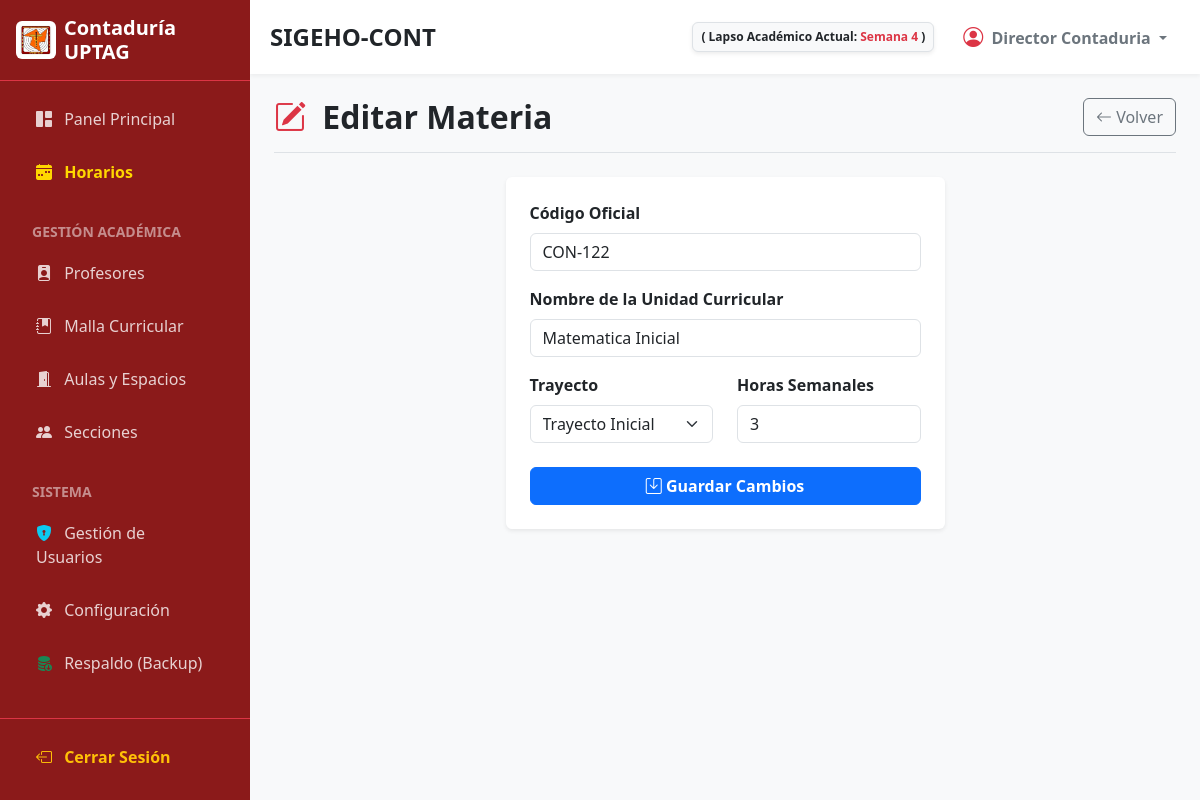
The app's page /modules/materias/editar.php?id=6 (signed in) with its own data.
### tables this page shows
CREATE TABLE `configuracion` (
  `id` int(11) NOT NULL,
  `parametro` varchar(100) NOT NULL,
  `valor` varchar(255) NOT NULL
);

CREATE TABLE `materias` (
  `id` int(11) NOT NULL,
  `codigo` varchar(20) NOT NULL,
  `nombre` varchar(100) NOT NULL,
  `trayecto` int(11) NOT NULL,
  `horas_semanales` int(11) NOT NULL
);

### modules/materias/editar.php (the view, shortened to what this page needs)
<?php
require '../../config/db.php';
$id = (int)$_GET['id'];
$stmt = $conn->prepare("SELECT * FROM materias WHERE id = ?");
$stmt->execute([$id]);
$materia = $stmt->fetch(PDO::FETCH_ASSOC);
$ruta = '../../'; include '../../includes/header.php';
?>
<div class="d-flex justify-content-between align-items-center mb-4 border-bottom pb-3">
    <h2 class="fw-bold mb-0 text-dark"><i class="bi bi-pencil-square text-danger me-2"></i> Editar Materia</h2>
    <a href="index.php" class="btn btn-outline-secondary" aria-label="Volver a la malla curricular"><i class="bi bi-arrow-left"></i> Volver</a>
</div>
<div class="row justify-content-center">
    <div class="col-md-6">
        <div class="card shadow-sm border-0">
            <div class="card-body p-4">
                <form action="editar.php?id=<?php echo $id; ?>" method="POST">
                    <div class="mb-3">
                        <label class="form-label fw-bold">Código Oficial</label>
                        <input type="text" name="codigo" class="form-control" value="<?php echo htmlspecialchars($materia['codigo']); ?>" pattern="[a-zA-Z0-9\-]+" title="Solo letras, números y guiones. Ej: CON-221" aria-label="Editar código de materia" required>
                    </div>
                    <div class="mb-3">
                        <label class="form-label fw-bold">Nombre de la Unidad Curricular</label>
                        <input type="text" name="nombre" class="form-control solo-letras" value="<?php echo htmlspecialchars($materia['nombre']); ?>" pattern="[a-zA-ZáéíóúÁÉÍÓÚñÑ\s\.]+" title="Solo se permiten letras, espacios y puntos." aria-label="Editar nombre de la materia" required>
                    </div>
                    <div class="row mb-4">
                        <div class="col-md-6">
                            <label class="form-label fw-bold">Trayecto</label>
                            <select name="trayecto" class="form-select" aria-label="Editar trayecto de la materia" required>
                                <option value="0" <?php echo ($materia['trayecto'] == 0) ? 'selected' : ''; ?>>Trayecto Inicial</option>
                            </select>
                        </div>
                        <div class="col-md-6">
                            <label class="form-label fw-bold">Horas Semanales</label>
                            <input type="number" name="horas_semanales" class="form-control solo-numeros" value="<?php echo $materia['horas_semanales']; ?>" min="1" max="10" aria-label="Editar horas semanales" required>
                        </div>
                    </div>
                    <button type="submit" class="btn btn-primary w-100 fw-bold" aria-label="Guardar cambios de la materia"><i class="bi bi-save"></i> Guardar Cambios</button>
                </form>
            </div>
        </div>
    </div>
</div>
<?php include '../../includes/footer.php'; ?>

### includes/header.php (shortened to what this page needs)
<?php
$rol_usuario = isset($_SESSION['rol']) ? strtolower($_SESSION['rol']) : '';
$semana_texto = "Sin configurar";
if (isset($conn)) {
    try {
        $stmt_conf = $conn->query("SELECT valor FROM configuracion WHERE parametro = 'fecha_inicio_lapso'");
        if ($stmt_conf) {
            $fecha_inicio_db = $stmt_conf->fetchColumn();
            if ($fecha_inicio_db) {
                $inicio_lapso = new DateTime($fecha_inicio_db);
                $inicio_lapso->setTime(0, 0, 0);
                $hoy = new DateTime();
                $hoy->setTime(0, 0, 0);
                if ($hoy >= $inicio_lapso) {
                    $diff = $inicio_lapso->diff($hoy);
                    $semana_num = floor($diff->days / 7) + 1;
                    if ($semana_num > 12) {
                        $semana_texto = "Trimestre Finalizado";
                    } else {
                        $semana_texto = "Semana " . $semana_num;
                    }
                } else {
                    $semana_texto = "Por iniciar";
                }
            }
        }
    } catch(PDOException $e) {
    }
}
?>
<!DOCTYPE html>
<html lang="es">
<head>
    <link href="https://cdn.jsdelivr.net/npm/bootstrap@5.3.0/dist/css/bootstrap.min.css" rel="stylesheet">
    <link rel="stylesheet" href="https://cdn.jsdelivr.net/npm/bootstrap-icons@1.10.5/font/bootstrap-icons.css">
    <link rel="stylesheet" href="<?php echo $ruta; ?>assets/css/estilos.css">
</head>
<body>
<div class="d-flex">
    <div id="sidebar" class="d-flex flex-column area-no-imprimir">
        <div class="p-3 d-flex align-items-center border-bottom border-danger">
            <img src="<?php echo $ruta; ?>assets/img/logo_conta.jpeg" alt="Logo" width="40" class="rounded me-2 bg-white p-1">
            <h5 class="mb-0 fw-bold">Contaduría UPTAG</h5>
        </div>
        <div class="p-3 flex-grow-1">
            <ul class="nav flex-column gap-1">
                <li class="nav-item">
                    <a href="<?php echo $ruta; ?>dashboard.php" class="nav-link"><i class="bi bi-grid-1x2-fill me-2"></i> Panel Principal</a>
                </li>
                <li class="nav-item">
                    <a href="<?php echo $ruta; ?>modules/horarios/index.php" class="nav-link fw-bold" style="color: #ffd700;"><i class="bi bi-calendar-week-fill me-2"></i> Horarios</a>
                </li>
                <li class="nav-item mt-3 mb-1"><small class="text-white-50 fw-bold px-3">GESTIÓN ACADÉMICA</small></li>
                <li class="nav-item"><a href="<?php echo $ruta; ?>modules/profesores/index.php" class="nav-link"><i class="bi bi-person-badge-fill me-2"></i> Profesores</a></li>
                <li class="nav-item"><a href="<?php echo $ruta; ?>modules/materias/index.php" class="nav-link"><i class="bi bi-journal-bookmark-fill me-2"></i> Malla Curricular</a></li>
                <li class="nav-item"><a href="<?php echo $ruta; ?>modules/aulas/index.php" class="nav-link"><i class="bi bi-door-open-fill me-2"></i> Aulas y Espacios</a></li>
                <li class="nav-item"><a href="<?php echo $ruta; ?>modules/secciones/index.php" class="nav-link"><i class="bi bi-people-fill me-2"></i> Secciones</a></li>
                <?php if($rol_usuario == 'administrador'): ?>
                <li class="nav-item mt-3 mb-1"><small class="text-white-50 fw-bold px-3">SISTEMA</small></li>
                <li class="nav-item"><a href="<?php echo $ruta; ?>modules/usuarios/index.php" class="nav-link"><i class="bi bi-shield-lock-fill text-info me-2"></i> Gestión de Usuarios</a></li>
                <li class="nav-item"><a href="<?php echo $ruta; ?>configuracion.php" class="nav-link"><i class="bi bi-gear-fill me-2"></i> Configuración</a></li>
                <li class="nav-item"><a href="<?php echo $ruta; ?>backup.php" class="nav-link"><i class="bi bi-database-fill-down text-success me-2"></i> Respaldo (Backup)</a></li>
                <?php endif; ?>
            </ul>
        </div>
        <div class="p-3 border-top border-danger">
            <a href="<?php echo $ruta; ?>logout.php" class="nav-link text-warning fw-bold"><i class="bi bi-box-arrow-left me-2"></i> Cerrar Sesión</a>
        </div>
    </div>
    <div id="main-content" class="d-flex flex-column bg-light vh-100 overflow-hidden">
        <nav class="top-navbar d-flex justify-content-between align-items-center area-no-imprimir">
            <div class="d-flex align-items-center">
                <h4 class="mb-0 fw-bold text-dark">SIGEHO-CONT</h4>
            </div>
            <div class="d-flex align-items-center gap-3">
                <span class="badge bg-light text-dark border p-2 shadow-sm d-none d-md-inline">
                    ( Lapso Académico Actual: <span class="text-danger"><?php echo $semana_texto; ?></span> )
                </span>
                <div class="dropdown">
                    <button class="btn btn-white dropdown-toggle fw-bold text-secondary" type="button" data-bs-toggle="dropdown">
                        <i class="bi bi-person-circle text-danger fs-5 me-1"></i> <?php echo isset($_SESSION['nombre']) ? htmlspecialchars($_SESSION['nombre']) : 'Usuario'; ?>
                    </button>
                </div>
            </div>
        </nav>
        <div class="p-4 flex-grow-1 overflow-auto">

### assets/css/estilos.css (style rules this page uses)
body { background-color: #f4f6f9; }
body { font-family: 'Segoe UI', Tahoma, Geneva, Verdana, sans-serif; background-color: #f8f9fa; overflow-x: hidden; }
#sidebar { min-width: 250px; max-width: 250px; min-height: 100vh; background-color: #8B1A1A; color: white; transition: all 0.3s; }
#sidebar .nav-link { color: rgba(255,255,255,0.8); padding: 10px 20px; margin-bottom: 5px; border-radius: 5px; transition: all 0.3s; font-weight: 500; }
#main-content { transition: all 0.3s; width: 100%; }
.top-navbar { background-color: white; box-shadow: 0 2px 4px rgba(0,0,0,0.05); padding: 15px 20px; }

### records on screen
configuracion: valor "Semana 4"
materias: codigo "CON-122", nombre "Matematica Inicial", trayecto "Trayecto Inicial", horas_semanales "3"

### other values on screen
$_SESSION['nombre'] "Director Contaduria"
